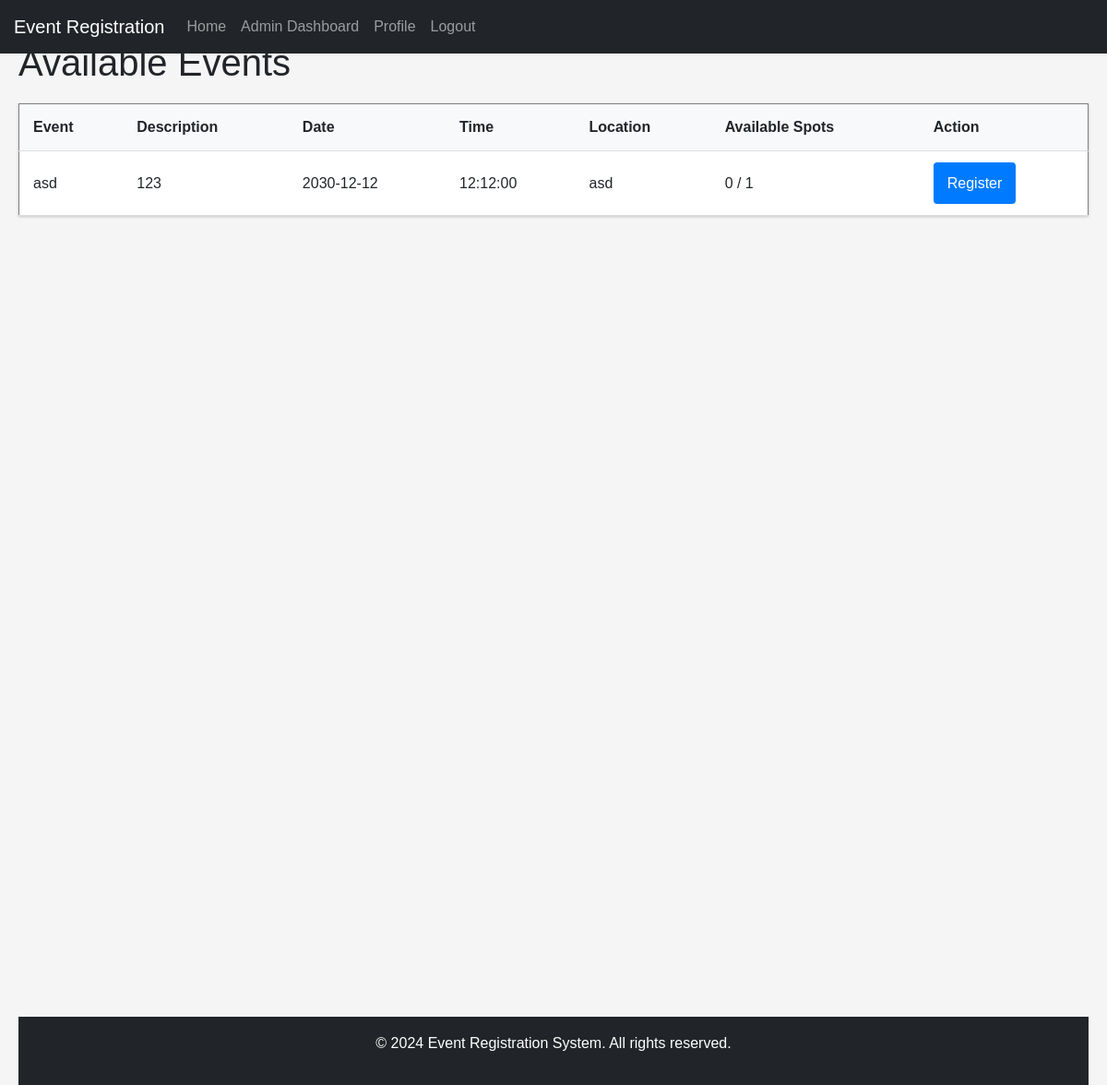
Screenshot of /lec/user/register-event.php (signed in) with the database file from the repository.
### tables this page shows
CREATE TABLE `events` (
  `id` int(11) NOT NULL,
  `name` varchar(200) NOT NULL,
  `description` text DEFAULT NULL,
  `date` date NOT NULL,
  `time` time NOT NULL,
  `location` varchar(200) NOT NULL,
  `max_participants` int(11) NOT NULL,
  `current_participants` int(11) DEFAULT 0,
  `status` enum('open','closed','canceled') DEFAULT 'open',
  `image_path` varchar(255) DEFAULT NULL,
  `banner_path` varchar(255) DEFAULT NULL,
  `created_at` timestamp NOT NULL DEFAULT current_timestamp(),
  `updated_at` timestamp NOT NULL DEFAULT current_timestamp() ON UPDATE current_timestamp()
);

### lec/user/register-event.php (the view, shortened to what this page needs)
<?php
include '../includes/header.php';
$database = new Database();
$db = $database->getConnection();
$query = "SELECT e.*,
          (SELECT COUNT(*) FROM event_registrations r WHERE r.event_id = e.id) as registered_count
          FROM events e
          WHERE e.date >= CURDATE()
          ORDER BY e.date ASC";
$events = $db->query($query)->fetchAll(PDO::FETCH_ASSOC);
?>
<!DOCTYPE html>
<html>
<head>
</head>
<body>
    <h1>Available Events</h1>
    <?php if (empty($events)): ?>
        <p>No upcoming events available.</p>
    <?php else: ?>
        <table border="1">
            <tr>
                <th>Event</th>
                <th>Description</th>
                <th>Date</th>
                <th>Time</th>
                <th>Location</th>
                <th>Available Spots</th>
                <th>Action</th>
            </tr>
            <?php foreach ($events as $event): ?>
            <tr>
                <td><?= htmlspecialchars($event['name']) ?></td>
                <td><?= htmlspecialchars($event['description']) ?></td>
                <td><?= $event['date'] ?></td>
                <td><?= $event['time'] ?></td>
                <td><?= htmlspecialchars($event['location']) ?></td>
                <td><?= $event['max_participants'] - $event['registered_count'] ?> / <?= $event['max_participants'] ?></td>
                <td>
                    <?php if ($event['current_participants'] < $event['max_participants']): ?>
                        <a href="register-event-proses.php?event_id=<?= $event['id'] ?>">
                            <button type="button">Register</button>
                        </a>
                    <?php else: ?>
                        <button disabled>Full</button>
                    <?php endif; ?>
                </td>
            </tr>
            <?php endforeach; ?>
        </table>
    <?php endif; ?>
</body>
<?php include '../includes/footer.php'; ?>
</html>

### lec/assets/css/style.css (style rules this page uses)
body { font-family: Arial, sans-serif; line-height: 1.6; margin: 0; padding: 20px; background-color: #f5f5f5; }
table { width: 100%; border-collapse: collapse; margin: 20px 0; background-color: white; box-shadow: 0 1px 3px rgba(0,0,0,0.2); }
th, td { padding: 12px 15px; text-align: left; border-bottom: 1px solid #ddd; }
th { background-color: #f8f9fa; font-weight: bold; }
button { background-color: #007bff; color: white; padding: 10px 15px; border: none; border-radius: 4px; cursor: pointer; }

### lec/includes/footer.php (style rules this page uses)
html, body { height: 100%; margin: 0; }

### rows the page displays
events: name "asd", description "123", date "2030-12-12", time "12:12:00", location "asd", registered_count "0", max_participants "1"
